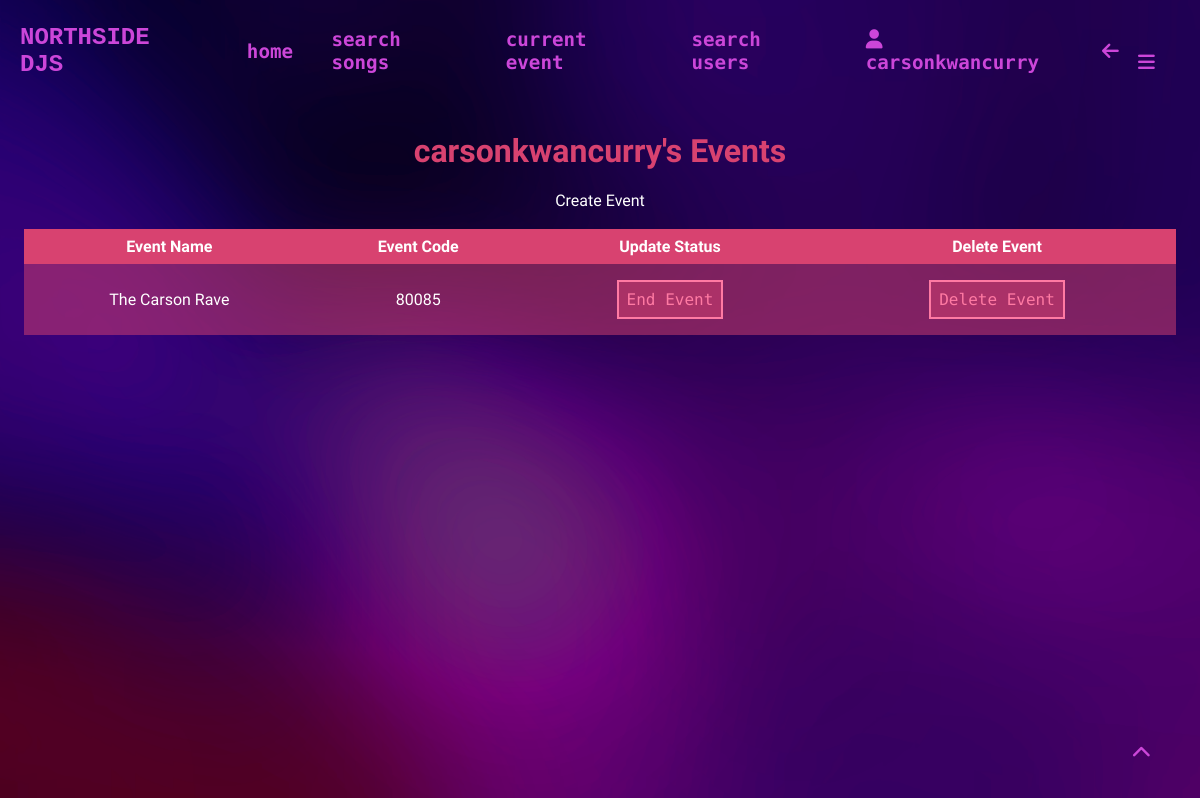
/my_events (signed in), run on the app's committed database.
### app/models.py (models this page shows, shortened)
class User(UserMixin, db.Model): # model for the user table
    user_id = db.Column(db.Integer, primary_key=True)
    username = db.Column(db.String(64), index=True, unique=True)
    email = db.Column(db.String(120), index=True, unique=True)
    password_hash = db.Column(db.String(128))
    about_me = db.Column(db.String(140))
    in_event = db.Column(db.Boolean, default=False)
    pfp = db.Column(db.String(140))
    events = db.relationship('Events', back_populates='user')
    songs = db.relationship('FavouriteSong', back_populates='user')
    event_users = db.relationship('EventUsers', back_populates='user')
    voted_songs = db.relationship('VotedSongs', back_populates='user')
    song_reviews = db.relationship('SongReviews', back_populates='user', foreign_keys='SongReviews.user_id')
    username_rel = db.relationship('SongReviews', back_populates='username_rel', foreign_keys='SongReviews.username')

class Events(db.Model): # model for the events table
    event_id = db.Column(db.Integer, primary_key=True, unique=True)
    event_name = db.Column(db.String(64), index=True, unique=True)
    event_code = db.Column(db.Integer, unique=True)
    active_status = db.Column(db.Boolean, default=False)
    event_location = db.Column(db.String(140), index=True)
    event_description = db.Column(db.String(140), index=True)
    user_id = db.Column(db.Integer, db.ForeignKey('user.user_id', name='fk_user_id'))
    user = db.relationship('User', back_populates='events')
    event_users = db.relationship('EventUsers', back_populates='event')
    voted_songs = db.relationship('VotedSongs', back_populates='event')

### app/routes.py (the view)
@app.route('/my_events', methods=['GET', 'POST']) # gets the events a user has created
@login_required
def my_events():
    user_id = current_user.user_id # gets the current user's id
    events = Events.query.filter_by(user_id=user_id).all() # gets all events the user has created
    return render_template('my_events.html', events=events)

### app/models.py (called while the page is built)
@login.user_loader # loads the user
def load_user(user_id):
    return User.query.get(int(user_id)) # returns the user id as an integer

### app/routes.py (called while the page is built)
@app.context_processor # injects the current event the user is in into all templates
def inject_user_event():
    if current_user.is_authenticated: # checks if the user is logged in
        if current_user.in_event: # checks if the user is in an event
            user_id = current_user.user_id
            user_event = EventUsers.query.filter_by(user_id=user_id).first().event_id
            return dict(user_event=user_event) # returns the event that the user is in
        else:
            return dict(user_event=None) # returns the user event as none if the user is not in an event
    return dict(user_event=None) # returns the user event as none if the user is not logged in

### app/templates/my_events.html (shortened to what this page needs)
{% extends "base.html" %}
{% block content %}
<div class="centre">
  <h1>{{current_user.username}}'s Events</h1>
  {% if events %}
    <a class="link" href="{{url_for('create_event')}}">Create Event</a>
  {% else %}
    <a class="link glows" href="{{url_for('create_event')}}">Create Event</a>
    {% endif %}
  <br>
<table>
  <tr>
    <th>Event Name</th>
    <th>Event Code</th>
    <th>Update Status</th>
    <th>Delete Event</th>
  </tr>
    {% if events %}
      {% for event in events %}
      <tr>
        <td>{{event.event_name}}</td>
        <td>{{event.event_code}}</td>
        <td>
          <form method="post" action="{{url_for('event_status', event_id=event.event_id)}}">
            {% if event.active_status == 0 %}
              <input type="submit" value="Begin Event">
            {% else %}
              <input type="submit" value="End Event">
            {% endif %}
          </form>
        </td>
        <td>
          <form method="post" action="{{url_for('delete_event', event_id=event.event_id)}}">
            <input type="submit" value="Delete Event">
          </form>
        </td>
      </tr>
      {% endfor %}
  {% else %}
    <tr>
      <td colspan="4">You have not created any events. Create an event <a class="link highlight" href="{{url_for('create_event')}}">here!</a></td>
    </tr>
  {% endif %}
</table>
</div>
{% endblock %}

### app/templates/base.html (shortened to what this page needs)
<!DOCTYPE html>
<html lang="en">
<head>
   <link rel="stylesheet" href="{{ url_for('static', filename='css/styles.css') }}">
</head>
<body class="{% block body_class %}{% endblock %}">
    <div class="header" id="top">
        <h1 class="logo" onclick="location.href='{{ url_for('index') }}'">NORTHSIDE DJS</h1>
        <a href="{{ url_for('index') }}">home</a>
        {% if current_user.is_anonymous %}
            <a href="{{ url_for('register') }}">sign up</a>
            <a href="{{ url_for('login') }}">log in</a>
        {% else %}
            <a href="{{ url_for('search') }}">search songs</a>
                {% if current_user.in_event == 0 %}
                <a href="{{ url_for('join_event')}}">join event</a>
                {% else %}
                    <a href="{{ url_for('event', event_id=user_event) }}">current event</a>
                {% endif %}
            <a href="{{ url_for('search_users') }}">search users</a>
            <a href="{{ url_for('user', username=current_user.username) }}"><i class="fa-solid fa-user"></i> {{current_user.username}}</a>
            <a href="javascript:history.back()"><i class="fa-solid fa-arrow-left"></i></a>
            <div class="hamburger">
                <a href="javascript:showSidebar()"><i class="fa-solid fa-bars"></i></a>
            </div>
        {% endif %}
    </div>
    {% block content %}{% endblock %}
<div class="footer header">
        <a href="#top" id="scrollbtn"><i class="fa-solid fa-chevron-up"></i></a>
    </div>
</body>
</html>

### app/static/css/styles.css (style rules this page uses)
* { scroll-behavior: smooth; }
#scrollbtn { position: fixed; bottom: 20px; right: 30px; }
body { background-image: url('/static/images/defaultbg.png'); background-size: cover; color: #D84270; font-family: 'Tektur', monospace; }
.footer { display: flex; justify-content: right; align-items: right; text-align: right; }
table { border-collapse: collapse; width: 100%; }
th { background-color: #D84270; color: white; border: none; padding: 0.5em; }
td { background-color: rgba(216, 66, 112, 0.5); color: white; padding: 0.5em; }
.centre { display: flex; justify-content: center; align-items: center; flex-direction: column; text-align: center; padding: 1em; margin: 0, 10em; }
input { border: none; border-radius: 0px; border-bottom: 2px solid #ff7aa3; padding: 0.5em; margin: 0.5em; width: auto; font-family: 'Nova Mono', monospace; font-size: 1em; background-color: rgba(247, 131, 150, 0.5); color: white; }
input[type=submit] { color: #ff7aa3; background-color: rgba(216, 66, 112, 0.5); border: 2px solid #ff7aa3; border-radius: 0px; transition: 0.3s ease-in-out; }
.header { display: flex; align-items: center; color: #8661C1; }
.header a { color: #CC46D9; transition: 0.3s ease-in-out;; margin-right: 1em; text-decoration: none; font-weight: 900; font-size: 1.2em; font-family: 'Nova Mono', monospace; padding: 0.3em 0.5em; margin: 0.5em; position: relative; }
.header a::before { background-color: #CC46D9; content: ""; width: 100%; height: 2px; position: absolute; bottom: 0; left: 0; transform-origin: right; transform: scaleX(0); transition: transform 0.3s ease-in-out; box-shadow: 0 0 10px #CC46D9; }
.logo { transition: 1s ease-in-out; color: #CC46D9; padding-left: 0.5em; padding-right: 1em; font-size: 1.5em; font-family: 'cubic', monospace; }
.link { color: white; text-decoration: none; transition: 0.3s; position: relative; }
.link::before { background-color: white; content: ""; position: absolute; bottom: 0; left: 0; width: 100%; height: 2px; transform-origin: right; transform: scaleX(0); transition: transform 0.3s ease-in-out; }

### data on the page
User: username "carsonkwancurry"
Events: event_name "The Carson Rave", event_code "80085"
